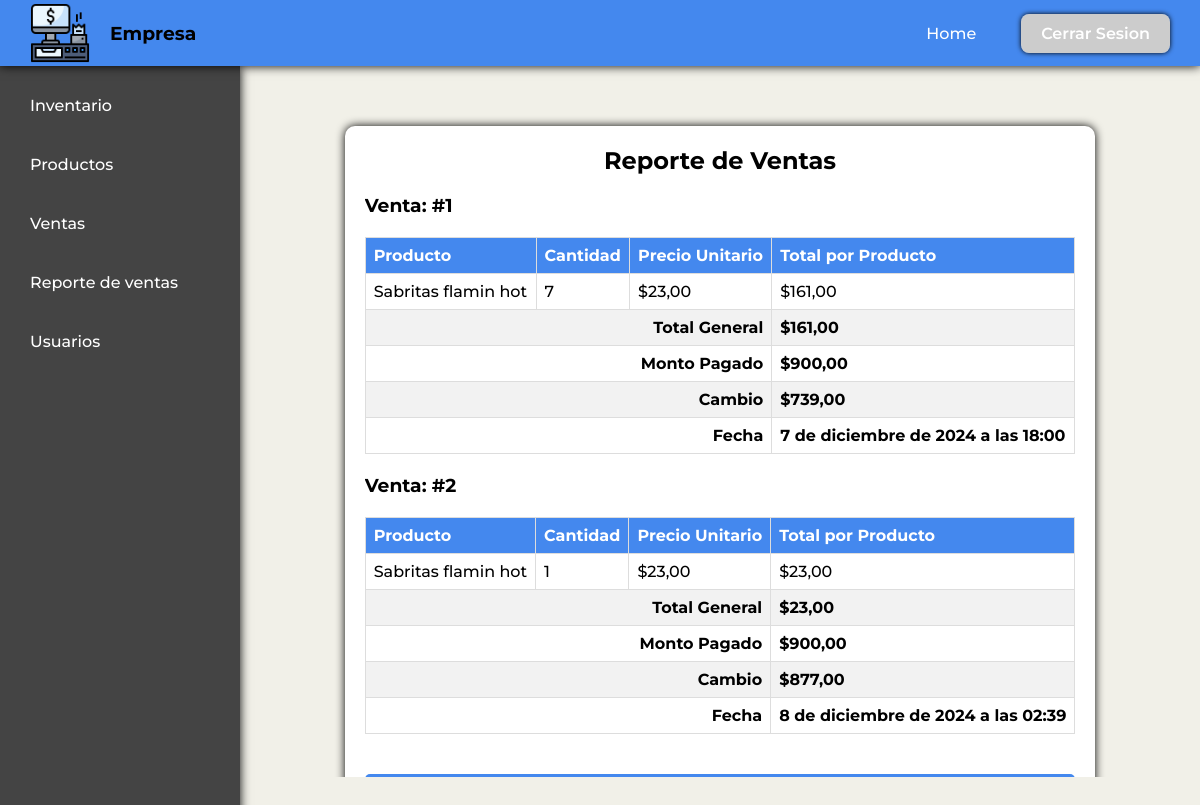
The app's page /reporte-ventas/ (signed in) with its own data.
### core/models.py (models this page shows)
class ReporteVenta(models.Model):
    venta_id = models.IntegerField()
    producto = models.ForeignKey(Producto, on_delete=models.CASCADE)
    cantidad = models.IntegerField()
    precio_unitario = models.DecimalField(max_digits=10, decimal_places=2)
    total_por_producto = models.DecimalField(max_digits=10, decimal_places=2)
    monto_pagado = models.DecimalField(max_digits=10, decimal_places=2, default=0.00)
    cambio = models.DecimalField(max_digits=10, decimal_places=2, default=0.00)
    fecha = models.DateTimeField(auto_now_add=True)

### productos/models.py (models this page shows, shortened)
class Producto(models.Model):
    id_unico = models.UUIDField(default=uuid.uuid4, editable=False, unique=True)
    categoria = models.CharField(max_length=100)
    nombre = models.CharField(max_length=200, unique=True)
    precio = models.DecimalField(max_digits=10, decimal_places=2)
    stock = models.IntegerField()
    descripcion = models.TextField(blank=True, null=True)

### core/views.py (the view)
# urls.py: path('reporte-ventas/', views.reporte_ventas, name='reporte-ventas'),
@login_required
def reporte_ventas(request):
    ventas_agrupadas = {}
    ventas = ReporteVenta.objects.all()
    for venta in ventas:
        if venta.venta_id not in ventas_agrupadas:
            ventas_agrupadas[venta.venta_id] = {
                'items': [],
                'total_general': 0,
                'monto_pagado': 0,
                'cambio': 0,
                'fecha': venta.fecha
            }
        ventas_agrupadas[venta.venta_id]['items'].append(venta)
        ventas_agrupadas[venta.venta_id]['total_general'] += venta.total_por_producto
        ventas_agrupadas[venta.venta_id]['monto_pagado'] = venta.monto_pagado
        ventas_agrupadas[venta.venta_id]['cambio'] = venta.cambio
    return render(request, 'core/reporte-ventas.html', {
        'ventas_agrupadas': ventas_agrupadas
    })

### core/templates/core/reporte-ventas.html (shortened to what this page needs)
{% extends 'core/base.html' %}
{% load static %}
{% block css-styles %}
<link rel="stylesheet" href="{% static 'core/css/reporte-ventas-style.css' %}">
{% endblock css-styles %}
{% block content %}
<div class="main-box">
    <h2 class="title-products">Reporte de Ventas</h2>
    <div class="table-container">
        {% for venta_id, venta in ventas_agrupadas.items %}
        <h3>Venta: #{{ venta_id }}</h3>
        <table class="ticket-table">
            <thead>
                <tr>
                    <th>Producto</th>
                    <th>Cantidad</th>
                    <th>Precio Unitario</th>
                    <th>Total por Producto</th>
                </tr>
            </thead>
            <tbody>
                {% for item in venta.items %}
                <tr>
                    <td>{{ item.producto.nombre }}</td>
                    <td>{{ item.cantidad }}</td>
                    <td>${{ item.precio_unitario }}</td>
                    <td>${{ item.total_por_producto }}</td>
                </tr>
                {% endfor %}
                <tr>
                    <td colspan="3" class="text-right"><strong>Total General</strong></td>
                    <td><strong>${{ venta.total_general }}</strong></td>
                </tr>
                <tr>
                    <td colspan="3" class="text-right"><strong>Monto Pagado</strong></td>
                    <td><strong>${{ venta.monto_pagado }}</strong></td>
                </tr>
                <tr>
                    <td colspan="3" class="text-right"><strong>Cambio</strong></td>
                    <td><strong>${{ venta.cambio }}</strong></td>
                </tr>
                <tr>
                    <td colspan="3" class="text-right"><strong>Fecha</strong></td>
                    <td><strong>{{ venta.fecha }}</strong></td>
                </tr>
            </tbody>
        </table>
        {% endfor %}
    </div>
    <form method="POST" action="{% url 'eliminar_todas_ventas' %}">
        <button type="submit" class="btn-restart">Eliminar Todos los Reportes de Ventas</button>
    </form>
</div>
{% endblock %}

### core/static/core/css/base-style.css (style rules this page uses)
body { font-family: "Montserrat",sans-serif; font-weight: 500; box-sizing: border-box; min-height: 100vh; }
body,html { margin: 0; padding: 0; overflow: hidden; }
* { box-sizing: border-box; }

### core/static/core/css/reporte-ventas-style.css (style rules this page uses)
body, html { background-color: #F1F0E8; height: 100%; }
.main-box { margin-top: 40px; box-shadow: 0px 0px 10px #000; min-width: 60%; background-color: #fff; border-radius: 10px; padding: 20px; }
.title-products { text-align: center; margin: 0; padding: 0; }
.table-container { max-width: 100%; overflow-x: auto; }
.ticket-table { width: 100%; border-collapse: collapse; margin: 20px 0; }
.ticket-table th, .ticket-table td { border: 1px solid #ddd; padding: 8px; text-align: left; }
.ticket-table th { background-color: #48e; color: white; }
.ticket-table tr:nth-child(even) { background-color: #f2f2f2; }
.ticket-table .text-right { text-align: right; }
.btn-restart { display: block; width: 100%; padding: 10px; background-color: #48e; color: white; text-align: center; border: none; border-radius: 5px; cursor: pointer; font-size: 16px; margin-top: 20px; }

### records on screen
ReporteVenta: producto.nombre "Sabritas flamin hot", cantidad "7", precio_unitario "23,00", total_por_producto "161,00", monto_pagado "900,00", cambio "739,00", fecha "7 de diciembre de 2024 a las 18:00"
ReporteVenta: producto.nombre "Sabritas flamin hot", cantidad "1", precio_unitario "23,00", total_por_producto "23,00", monto_pagado "900,00", cambio "877,00", fecha "8 de diciembre de 2024 a las 02:39"

### other values on screen
{{ venta_id }} "1" "2"
{{ venta.total_general }} "161,00" "23,00"
